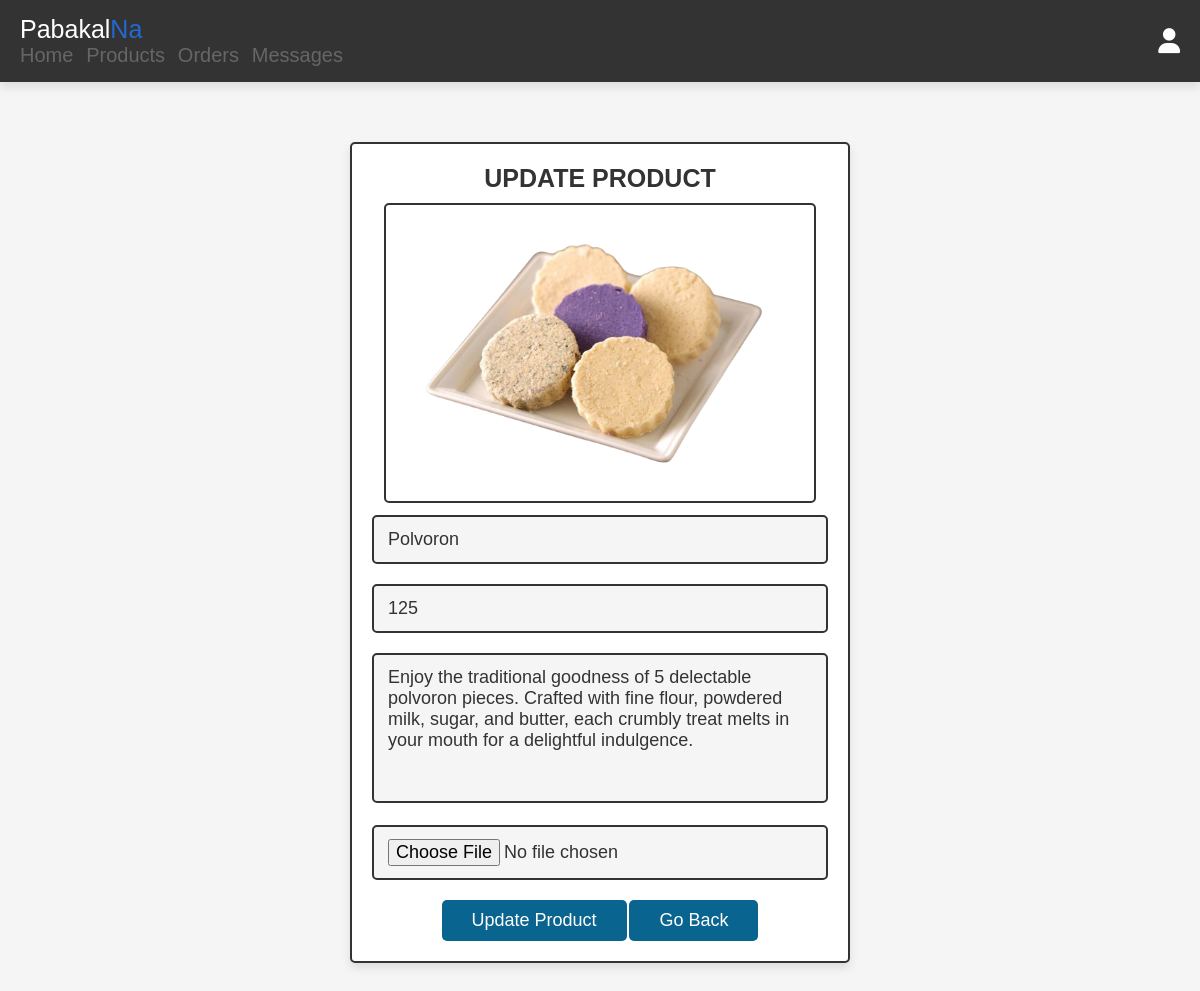
The page /pabakalna-main3/seller_update_products.php?update=29 (signed in) on the database its author committed.
### tables this page shows
CREATE TABLE `products` (
  `id` int(100) NOT NULL,
  `name` varchar(100) NOT NULL,
  `details` varchar(500) NOT NULL,
  `price` int(100) NOT NULL,
  `image` varchar(100) NOT NULL
);

### pabakalna-main3/seller_update_products.php (the view, shortened to what this page needs)
<?php
@include 'config.php';
?>
<!DOCTYPE html>
<html lang="en">
<head>
   <link rel="stylesheet" href="https://cdnjs.cloudflare.com/ajax/libs/font-awesome/6.5.1/css/all.min.css">
   <link rel="stylesheet" href="css/admin_style.css">
</head>
<body>
<?php @include 'seller_header.php'; ?>
<section class="update-product">
<?php
   $update_id = $_GET['update'];
   $select_products = mysqli_query($conn, "SELECT * FROM `products` WHERE id = '$update_id'") or die('query failed');
   if(mysqli_num_rows($select_products) > 0){
      while($fetch_products = mysqli_fetch_assoc($select_products)){
?>
<section class="add-products">
<form action="" method="post" enctype="multipart/form-data">
<h3>Update product</h3>
   <img src="uploaded_img/<?php echo $fetch_products['image']; ?>" class="image"  alt="">
   <input type="text" class="box" value="<?php echo $fetch_products['name']; ?>" required placeholder="update product name" name="name">
   <input type="number" min="0" class="box" value="<?php echo $fetch_products['price']; ?>" required placeholder="update product price" name="price">
   <textarea name="details" class="box" required placeholder="update product details" cols="30" rows="10"><?php echo $fetch_products['details']; ?></textarea>
   <input type="file" accept="image/jpg, image/jpeg, image/png" class="box" name="image">
   <input type="submit" value="update product" name="update_product" class="btn">
   <a href="admin_products.php" class="option-btn">go back</a>
</form>
</section>
<?php
      }
   }else{
      echo '<div class="empty"><i class="fa fa-times-circle" aria-hidden="true"></i><p>no update product selected</p></div';
   }
?>
</section>
</body>
</html>

### pabakalna-main3/css/admin_style.css (style rules this page uses)
:root { --lightblue:#2369d1; --blue:#14168f; --skyblue:#09648f; --black:#333; --white:#fff; --light-color:#666; --light-white:#ccc; --light-bg:#f5f5f5; --border:.2rem solid var(--black); --box-shadow:0 .5rem 1rem rgba(0,0,0,.1); --light-black: #443; --border-radius: 95% 4% 97% 5% / 4% 94% 3% 95%; --border-radius-hover: 4% 95% 6% 95% / 95% 4% 92% 5%; --border-hover: .2rem dashed var(--black); }
* { font-family: 'Poppins', sans-serif; margin:0; padding:0; box-sizing: border-box; outline: none; border:none; text-decoration: none; transition:all .2s linear; }
html { font-size: 62.5%; overflow-x: hidden; scroll-behavior: smooth; scroll-padding-top: 6.5rem; }
body { background: var(--light-bg); }
section { padding:3rem 2rem; }
.btn, .delete-btn, .option-btn { display: inline-block; border-radius: .5rem; margin-top: 1rem; font-size: 1.8rem; color:var(--white); cursor: pointer; padding:1rem 3rem; text-transform: capitalize; }
.btn { background-color: var(--skyblue); }
.option-btn { background-color: var(--skyblue); }
.add-products form { max-width: 50rem; border-radius: .5rem; background-color: var(--white); border:var(--border); padding:2rem; text-align: center; margin:0 auto; box-shadow: var(--box-shadow); }
.add-products form h3 { font-size: 2.5rem; text-transform: uppercase; color:var(--black); margin-bottom: 1rem; }
.add-products form .box { width: 100%; margin:1rem 0; font-size: 1.8rem; color:var(--black); border-radius: .5rem; background-color: var(--light-bg); padding:1.2rem 1.4rem; border:var(--border); }
.add-products form textarea { height: 15rem; resize: none; }
.update-product form { max-width: 50rem; border-radius: .5rem; background-color: var(--white); border:var(--border); padding:2rem; text-align: center; margin:0 auto; box-shadow: var(--box-shadow); }
.update-product form h3 { font-size: 2.5rem; text-transform: uppercase; color:var(--black); margin-bottom: 1rem; }
.update-product form .box { width: 100%; margin:1rem 0; font-size: 1.8rem; color:var(--black); border-radius: .5rem; background-color: var(--light-bg); padding:1.2rem 1.4rem; border:var(--border); }
.update-product form textarea { height: 15rem; resize: none; }
.update-product .image { height: 30rem; border:var(--border); border-radius: .5rem; }

### rows shown on the page
products: image (picture), name "Polvoron", price "125", details "Enjoy the traditional goodness of 5 delectable polvoron pieces. Crafted with fine flour, powdered milk, sugar, and butter, each crumbly treat melts in your mouth for a delightful indulgence."
